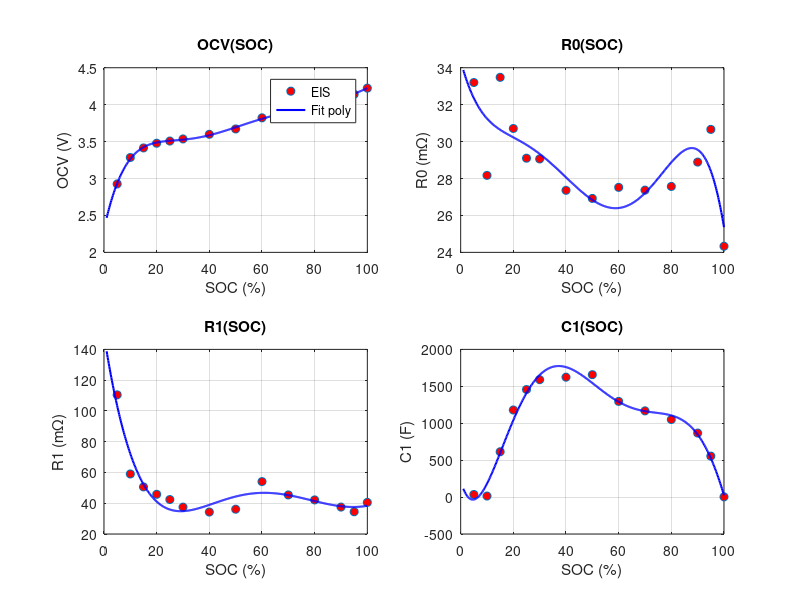

MATLAB code to generate this figure:
% [Fichier renommé lors du rangement — ancien nom : profile_courant_discharge1c.m]
%% ========================================================================
%  Ajustement polynomial R0, R1, C1, OCV en fonction du SOC
%  Cellule : Panasonic NCR18650PF - donnees EIS @ 25degC
%  Objectif : generer les coefficients a injecter dans Paras_Update (EKF)
%% ========================================================================
clear; clc; close all;

%% ---- 1. Donnees brutes (tableau EIS valide) ---------------------------
SOC = [5 10 15 20 25 30 40 50 60 70 80 90 95 100] / 100;   % SOC en fraction [0-1]

R0  = [33.20 28.17 33.48 30.71 29.10 29.06 27.36 26.92 27.52 27.37 27.57 28.89 30.66 24.33] * 1e-3; % Ohm
R1  = [110.45 59.02 50.61 45.79 42.40 37.46 34.27 36.13 54.07 45.39 42.15 37.49 34.46 40.52] * 1e-3; % Ohm
C1  = [35.3 14.3 614.0 1179.4 1456.7 1590.0 1623.5 1657.8 1295.6 1167.7 1050.3 866.8 554.4 3.7];      % Farad
OCV = [2.9263 3.2844 3.4141 3.4777 3.5074 3.5360 3.5985 3.6711 3.8220 3.8972 3.9753 4.0838 4.1418 4.2239]; % Volt

%% ---- 2. Choix de l'ordre des polynomes ---------------------------------
% OCV : ordre 6 minimum pour capturer les 2 plateaux + la chute finale
% R0, R1 : ordre 4-5 suffit (courbes plus lisses)
% C1 : ordre 6 (forte non-linearite, pic autour de 40-60% SOC)

n_OCV = 6;
n_R0  = 5;
n_R1  = 5;
n_C1  = 6;

p_OCV = polyfit(SOC, OCV, n_OCV);
p_R0  = polyfit(SOC, R0,  n_R0);
p_R1  = polyfit(SOC, R1,  n_R1);
p_C1  = polyfit(SOC, C1,  n_C1);

%% ---- 3. Verification visuelle -----------------------------------------
SOC_fine = linspace(0.01, 1, 500);

figure('Name','Validation des ajustements polynomiaux','Position',[100 100 1000 700]);

subplot(2,2,1);
plot(SOC*100, OCV, 'o', 'MarkerFaceColor','r'); hold on;
plot(SOC_fine*100, polyval(p_OCV, SOC_fine), 'b-','LineWidth',1.5);
xlabel('SOC (%)'); ylabel('OCV (V)'); title('OCV(SOC)'); grid on; legend('EIS','Fit poly','Location','best');

subplot(2,2,2);
plot(SOC*100, R0*1000, 'o', 'MarkerFaceColor','r'); hold on;
plot(SOC_fine*100, polyval(p_R0, SOC_fine)*1000, 'b-','LineWidth',1.5);
xlabel('SOC (%)'); ylabel('R0 (m\Omega)'); title('R0(SOC)'); grid on;

subplot(2,2,3);
plot(SOC*100, R1*1000, 'o', 'MarkerFaceColor','r'); hold on;
plot(SOC_fine*100, polyval(p_R1, SOC_fine)*1000, 'b-','LineWidth',1.5);
xlabel('SOC (%)'); ylabel('R1 (m\Omega)'); title('R1(SOC)'); grid on;

subplot(2,2,4);
plot(SOC*100, C1, 'o', 'MarkerFaceColor','r'); hold on;
plot(SOC_fine*100, polyval(p_C1, SOC_fine), 'b-','LineWidth',1.5);
xlabel('SOC (%)'); ylabel('C1 (F)'); title('C1(SOC)'); grid on;

%% ---- 4. Derivee analytique de OCV (necessaire pour la Jacobienne EKF) --
p_dOCV = polyder(p_OCV);   % coefficients de dOCV/dSOC

fprintf('\n=== Coefficients pretes a copier dans Simulink (ordre decroissant) ===\n\n');
fprintf('p_OCV  = %s\n', mat2str(p_OCV, 8));
fprintf('p_R0   = %s\n', mat2str(p_R0, 8));
fprintf('p_R1   = %s\n', mat2str(p_R1, 8));
fprintf('p_C1   = %s\n', mat2str(p_C1, 8));
fprintf('p_dOCV = %s   (derivee de p_OCV, pour matrice C de l''EKF)\n\n', mat2str(p_dOCV, 8));

%% ---- 5. Erreur d'ajustement (a verifier < erreur de mesure EIS) --------
err_OCV = OCV - polyval(p_OCV, SOC);
err_R0  = (R0  - polyval(p_R0,  SOC))*1000;
err_R1  = (R1  - polyval(p_R1,  SOC))*1000;
err_C1  = C1   - polyval(p_C1,  SOC);

fprintf('Erreur max ajustement OCV : %.4f V\n', max(abs(err_OCV)));
fprintf('Erreur max ajustement R0  : %.3f mOhm\n', max(abs(err_R0)));
fprintf('Erreur max ajustement R1  : %.3f mOhm\n', max(abs(err_R1)));
fprintf('Erreur max ajustement C1  : %.2f F\n', max(abs(err_C1)));

%% ---- 6. Sauvegarde pour reutilisation dans le modele Simulink ---------
save('ECM_NCR18650PF_params.mat', 'p_OCV','p_R0','p_R1','p_C1','p_dOCV','SOC','R0','R1','C1','OCV');
